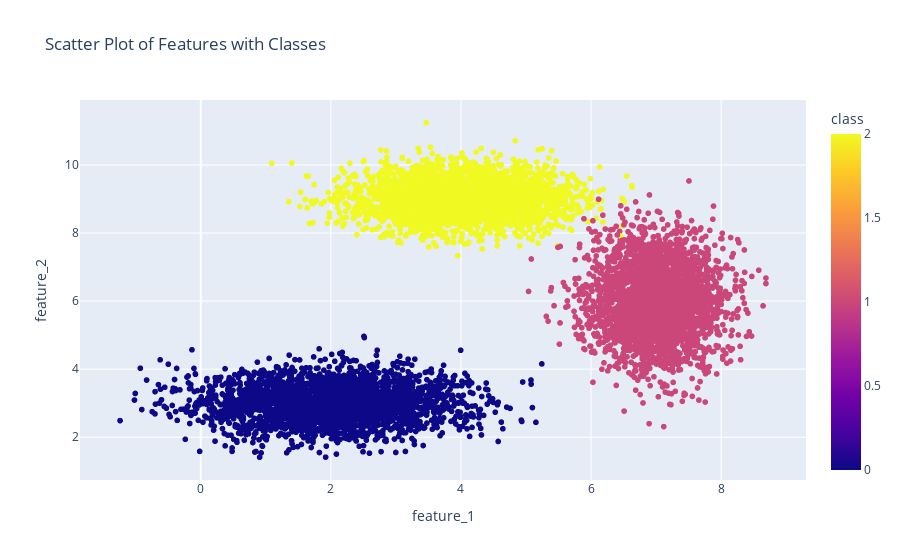

Notebook code for this chart:
### Markdown cell above
Moderate

### Code cell
# Import necessary libraries
import numpy as np
import pandas as pd
from sklearn.model_selection import train_test_split
from sklearn.tree import DecisionTreeClassifier
from sklearn.metrics import accuracy_score, classification_report
import joblib
import matplotlib.pyplot as plt
import seaborn as sns
import plotly.express as px

# Set random seed for reproducibility
np.random.seed(42)

# Define classes and their properties
class_list = ["Class A", "Class B", "Class C"]
class_properties = {
    0: {'mean': [2, 3], 'std': [1, 0.5]},
    1: {'mean': [7, 6], 'std': [0.5, 1]},
    2: {'mean': [4, 9], 'std': [0.8, 0.5]}
}

# Generate synthetic data for a classification task
num_samples_per_class = 3000
num_features = 2
num_classes = len(class_list)

data = []
for class_id in class_properties.keys():
    mean = class_properties[class_id]['mean']
    std = class_properties[class_id]['std']
    samples = np.random.normal(mean, std, size=(num_samples_per_class, num_features))
    labels = np.full((num_samples_per_class, 1), class_id)
    class_data = np.hstack((samples, labels))
    data.append(class_data)

# Combine data from all classes
data = np.vstack(data)
np.random.shuffle(data)

# Create a DataFrame
columns = [f'feature_{i+1}' for i in range(num_features)] + ['class']
df = pd.DataFrame(data, columns=columns)

# Split data into features and labels
X = df.iloc[:, :-1]
y = df['class']

# Split data into training and testing sets
X_train, X_test, y_train, y_test = train_test_split(X, y, test_size=0.2, random_state=42)

# Create and train the Decision Tree classifier
clf = DecisionTreeClassifier(random_state=42)
clf.fit(X_train, y_train)

# Save the trained model to a file using joblib
model_filename = "decision_tree_model.joblib"
joblib.dump(clf, model_filename)

# Load the saved model
loaded_model = joblib.load(model_filename)

# Predict on the test set
y_pred = loaded_model.predict(X_test)

# Calculate accuracy and display classification report
accuracy = accuracy_score(y_test, y_pred)
print("Accuracy:", accuracy)
print("\nClassification Report:")
print(classification_report(y_test, y_pred))

# Plot decision boundary
plt.figure(figsize=(8, 6))
sns.scatterplot(x='feature_1', y='feature_2', hue='class', data=df, palette='viridis')
plt.title('Synthetic Data with Decision Boundary')
plt.xlabel('Feature 1')
plt.ylabel('Feature 2')

# Plot decision regions
h = 0.02
x_min, x_max = X.iloc[:, 0].min() - 1, X.iloc[:, 0].max() + 1
y_min, y_max = X.iloc[:, 1].min() - 1, X.iloc[:, 1].max() + 1
xx, yy = np.meshgrid(np.arange(x_min, x_max, h), np.arange(y_min, y_max, h))
Z = loaded_model.predict(np.c_[xx.ravel(), yy.ravel()])
Z = Z.reshape(xx.shape)

plt.contourf(xx, yy, Z, alpha=0.3, cmap='viridis')
plt.show()

# Plot interactive scatter plot using plotly
fig = px.scatter(df, x='feature_1', y='feature_2', color='class', title='Scatter Plot of Features with Classes')
fig.show()

### Figure 1 — Plotly figure (JSON) as saved in the notebook; plotly's stock layout.template omitted (floating-point values rounded to 4 significant figures; data arrays with more than 128 entries replaced by an {"elided": "..."} marker saying what was removed)
{"data": [{"hovertemplate": "feature_1=%{x}<br>feature_2=%{y}<br>class=%{marker.color}<extra></extra>", "legendgroup": "", "marker": {"color": {"elided": "9000 int values"}, "coloraxis": "coloraxis", "symbol": "circle"}, "mode": "markers", "name": "", "showlegend": false, "type": "scattergl", "x": {"elided": "9000 float values"}, "xaxis": "x", "y": {"elided": "9000 float values"}, "yaxis": "y"}], "layout": {"coloraxis": {"colorbar": {"title": {"text": "class"}}, "colorscale": [[0, "#0d0887"], [0.1111, "#46039f"], [0.2222, "#7201a8"], [0.3333, "#9c179e"], [0.4444, "#bd3786"], [0.5556, "#d8576b"], [0.6667, "#ed7953"], [0.7778, "#fb9f3a"], [0.8889, "#fdca26"], [1, "#f0f921"]]}, "legend": {"tracegroupgap": 0}, "title": {"text": "Scatter Plot of Features with Classes"}, "xaxis": {"anchor": "y", "domain": [0, 1], "title": {"text": "feature_1"}}, "yaxis": {"anchor": "x", "domain": [0, 1], "title": {"text": "feature_2"}}}}
